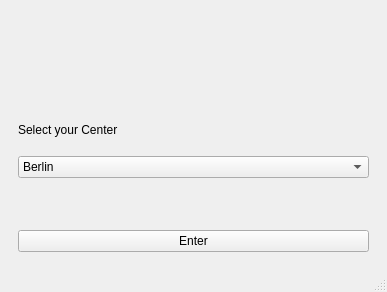
<?xml version="1.0" encoding="UTF-8"?>
<ui version="4.0">
 <class>SelectCenterWindow</class>
 <widget class="QMainWindow" name="MainWindow">
  <property name="geometry">
   <rect>
    <x>0</x>
    <y>0</y>
    <width>387</width>
    <height>292</height>
   </rect>
  </property>
  <property name="windowTitle">
   <string>select Center</string>
  </property>
  <widget class="QWidget" name="centralwidget">
   <layout class="QHBoxLayout" name="horizontalLayout">
    <item>
     <widget class="QWidget" name="widget" native="true">
      <layout class="QVBoxLayout" name="verticalLayout">
       <item>
        <widget class="QLabel" name="label_4">
         <property name="text">
          <string/>
         </property>
        </widget>
       </item>
       <item>
        <widget class="QLabel" name="label_2">
         <property name="text">
          <string/>
         </property>
        </widget>
       </item>
       <item>
        <widget class="QLabel" name="label">
         <property name="text">
          <string>Select your Center</string>
         </property>
        </widget>
       </item>
       <item>
        <widget class="QComboBox" name="center_list_box">
         <item>
          <property name="text">
           <string>Berlin</string>
          </property>
         </item>
         <item>
          <property name="text">
           <string>Augsburg</string>
          </property>
         </item>
         <item>
          <property name="text">
           <string>London</string>
          </property>
         </item>
        </widget>
       </item>
       <item>
        <widget class="QLabel" name="label_3">
         <property name="enabled">
          <bool>true</bool>
         </property>
         <property name="maximumSize">
          <size>
           <width>16777215</width>
           <height>100</height>
          </size>
         </property>
         <property name="text">
          <string/>
         </property>
        </widget>
       </item>
       <item>
        <widget class="QPushButton" name="enter_button">
         <property name="text">
          <string>Enter</string>
         </property>
        </widget>
       </item>
      </layout>
     </widget>
    </item>
   </layout>
  </widget>
  <widget class="QStatusBar" name="statusbar"/>
 </widget>
 <resources/>
 <connections/>
</ui>
